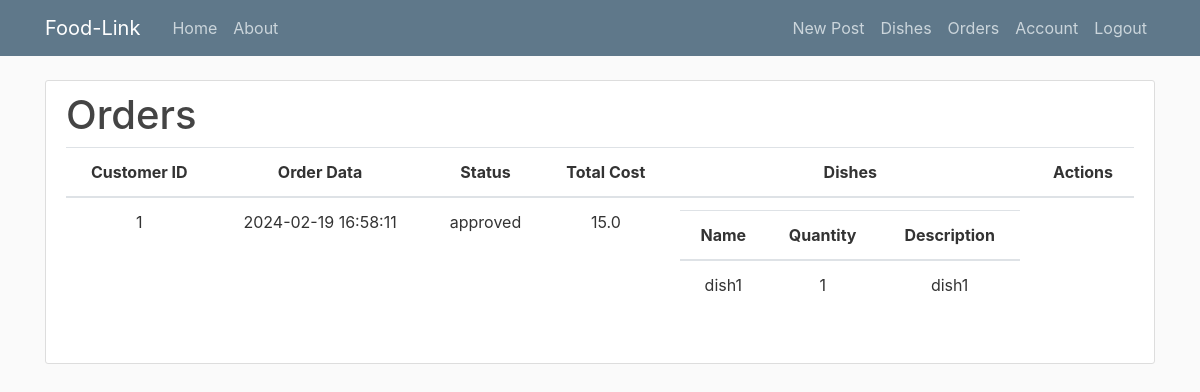
Screenshot of /admin/orders (signed in) with the database file from the repository.
### flaskblog/models.py (models this page shows, shortened)
class Order(db.Model):
    id = db.Column(db.Integer, primary_key=True)
    restaurant_id = db.Column(db.String(50), nullable=False)
    customer_id = db.Column(db.Integer, db.ForeignKey('user.id'), nullable=False)
    created_at = db.Column(db.DateTime, default=datetime.utcnow, nullable=False)
    status = db.Column(db.String(50), nullable=False, default='open')  # open, wait, approved, disapproved

class OrderDish(db.Model):
    id = db.Column(db.Integer, primary_key=True)
    dish_id = db.Column(db.Integer, db.ForeignKey('dish.id'), nullable=False)
    order_id = db.Column(db.Integer, db.ForeignKey('order.id'))
    quantity = db.Column(db.Integer, nullable=False)
    customer_id = db.Column(db.Integer, db.ForeignKey('user.id'), nullable=False)
    dish = db.relationship('Dish', backref=db.backref('order_dishes', lazy=True))
    order = db.relationship('Order', backref=db.backref('order_dishes', lazy=True))
    status = db.Column(db.String(50), nullable=False, default='open')  # open, wait, approved, disapproved

class Dish(db.Model):
    id = db.Column(db.Integer, primary_key=True)
    name = db.Column(db.String(50), nullable=False)
    description = db.Column(db.Text, nullable=False)
    cost = db.Column(db.Float, nullable=False)
    restaurant_owner_id = db.Column(db.Integer, db.ForeignKey('user.id'), nullable=False)
    restaurant_owner = db.relationship('User', backref=db.backref('dishes', lazy=True))

### flaskblog/routes.py (the view)
@app.route("/admin/orders", methods=['GET', 'POST'])
@login_required
def get_orders_admin():
    if current_user.user_type != "restaurant owner":
        flash("only restaurant owners can view orders!", 'danger')
        return redirect(url_for('home'))
    orders = Order.query.filter_by(restaurant_id=current_user.id).all()
    order_details = [] # the data we'll send to the template
    for order in orders:
        order_dishes = OrderDish.query.filter_by(order_id=order.id).all()
        total_cost = sum(order_dish.dish.cost * order_dish.quantity for order_dish in order.order_dishes)
        order_details.append({'order': order, 'dishes': order_dishes, 'total_cost': total_cost})
    return render_template('orders_admin.html', order_details=order_details)

### flaskblog/models.py (called while the page is built)
@login_manager.user_loader
def load_user(user_id):
    return User.query.get(int(user_id))

### flaskblog/templates/orders_admin.html (shortened to what this page needs)
{% extends "layout.html" %}
{% block content %}
<div class="content-section">
    <h1>Orders</h1>
    <table class="table text-center">
        <thead>
            <tr>
                <th>Customer ID</th>
                <th>Order Data</th>
                <th>Status</th>
                <th>Total Cost</th>
                <th>Dishes
                </th>
                <th>Actions</th>
            </tr>
        </thead>
        <tbody>
            {% for order in order_details %}
            <tr>
                <td>{{ order['order'].customer_id }}</td>
                <td>{{ order['order'].created_at.strftime('%Y-%m-%d %H:%M:%S') }}</td>
                <td>{{ order['order'].status }}</td>
                <td>{{ order['total_cost']}}</td>
                <td>
                    <table class="table text-center">
                        <thead>
                            <tr>
                                <th>Name</th>
                                <th>Quantity</th>
                                <th>Description</th>
                            </tr>
                        </thead>
                        <tbody>
                            {% for dish in order['dishes'] %}
                            <tr>
                                <td>{{ dish.dish.name }}</td>
                                <td>{{ dish.quantity }}</td>
                                <td>{{ dish.dish.description }}</td>
                            </tr>
                            {% endfor %}
                        </tbody>
                    </table>
                </td>
                <td>
                </td>
            </tr>
            {% endfor %}
        </tbody>
    </table>
</div>
{% endblock %}

### flaskblog/static/main.css (style rules this page uses)
body { background: #fafafa; color: #333333; margin-top: 5rem; }
h1, h2, h3, h4, h5, h6 { color: #444444; }
.content-section { background: #ffffff; padding: 10px 20px; border: 1px solid #dddddd; border-radius: 3px; margin-bottom: 20px; }

### rows the page displays
Order: order.customer_id "1", order.created_at "2024-02-19 16:58:11", order.status "approved"
OrderDish: dish.name "dish1", quantity "1", dish.description "dish1"

### other values shown
{{ order['total_cost'] }} "15.0"
